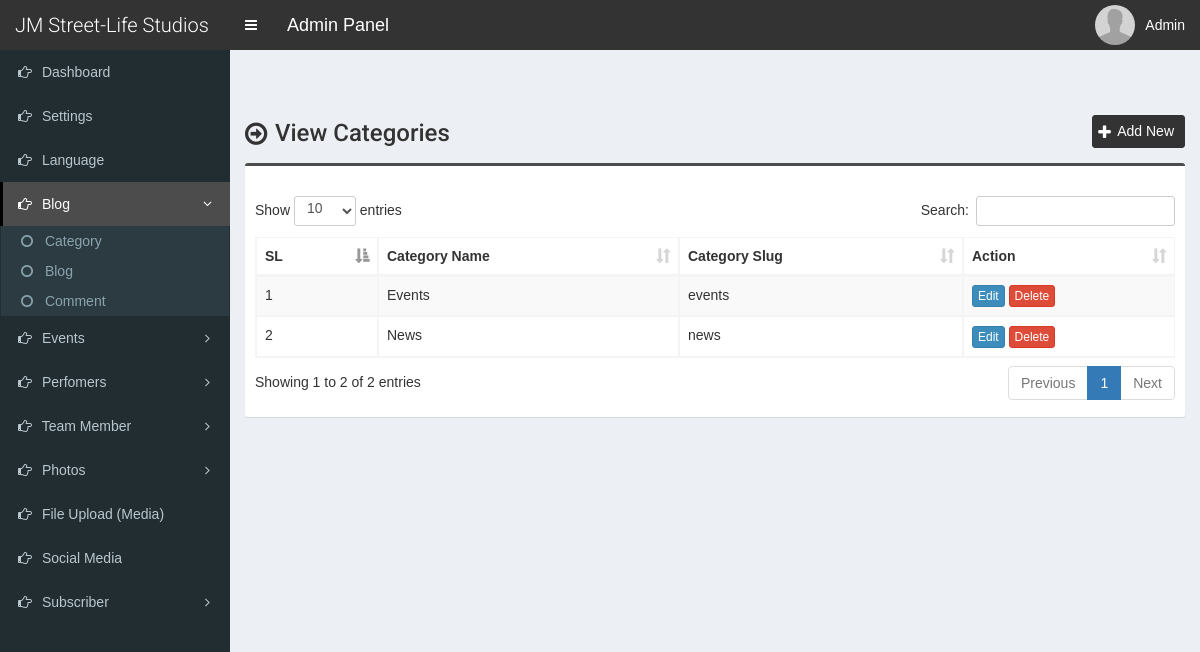
/admin/category.php (signed in), run on the app's committed database.
### tables this page shows
CREATE TABLE `tbl_settings` (
  `id` int(11) NOT NULL,
  `logo` varchar(255) NOT NULL,
  `favicon` varchar(255) NOT NULL,
  `footer_about` mediumtext NOT NULL,
  `footer_copyright` mediumtext NOT NULL,
  `contact_address` mediumtext NOT NULL,
  `contact_email` varchar(255) NOT NULL,
  `contact_phone` varchar(255) NOT NULL,
  `contact_fax` varchar(255) NOT NULL,
  `contact_map_iframe` mediumtext NOT NULL,
  `total_recent_news_footer` int(10) NOT NULL,
  `total_popular_news_footer` int(10) NOT NULL,
  `total_recent_news_sidebar` int(11) NOT NULL,
  `total_popular_news_sidebar` int(11) NOT NULL,
  `total_recent_news_home_page` int(11) NOT NULL,
  `meta_title_home` mediumtext NOT NULL,
  `meta_keyword_home` mediumtext NOT NULL,
  `meta_description_home` mediumtext NOT NULL,
  `home_title_service` varchar(255) NOT NULL,
  `home_subtitle_service` varchar(255) NOT NULL,
  `home_status_service` varchar(10) NOT NULL,
  `home_title_team_member` varchar(255) NOT NULL,
  `home_subtitle_team_member` varchar(255) NOT NULL,
  `home_status_team_member` varchar(10) NOT NULL,
  `home_title_testimonial` varchar(255) NOT NULL,
  `home_subtitle_testimonial` varchar(255) NOT NULL,
  `home_status_testimonial` varchar(10) NOT NULL,
  `home_photo_testimonial` varchar(255) NOT NULL,
  `home_title_news` varchar(255) NOT NULL,
  `home_subtitle_news` varchar(255) NOT NULL,
  `home_status_news` varchar(10) NOT NULL,
  `home_title_partner` varchar(255) NOT NULL,
  `home_subtitle_partner` varchar(255) NOT NULL,
  `home_status_partner` varchar(10) NOT NULL,
  `mod_rewrite` varchar(10) NOT NULL,
  `newsletter_title` varchar(255) NOT NULL,
  `newsletter_text` mediumtext NOT NULL,
  `newsletter_photo` varchar(255) NOT NULL,
  `newsletter_status` varchar(10) NOT NULL,
  `banner_search` varchar(255) NOT NULL,
  `banner_category` varchar(255) NOT NULL,
  `counter_1_title` varchar(255) NOT NULL,
  `counter_1_value` varchar(10) NOT NULL,
  `counter_2_title` varchar(255) NOT NULL,
  `counter_2_value` varchar(10) NOT NULL,
  `counter_3_title` varchar(255) NOT NULL,
  `counter_3_value` varchar(10) NOT NULL,
  `counter_4_title` varchar(255) NOT NULL,
  `counter_4_value` varchar(10) NOT NULL,
  `counter_photo` varchar(255) NOT NULL,
  `counter_status` varchar(10) NOT NULL,
  `color` varchar(10) NOT NULL,
  `preloader` varchar(3) NOT NULL,
  `active_editor` varchar(40) NOT NULL,
  `website_name` varchar(255) NOT NULL,
  `home_about_title` varchar(200) NOT NULL,
  `home_about_img` varchar(200) NOT NULL,
  `home_about_content` varchar(2000) NOT NULL
);

CREATE TABLE `tbl_category` (
  `category_id` int(11) NOT NULL,
  `category_name` varchar(255) NOT NULL,
  `category_slug` varchar(255) NOT NULL,
  `meta_title` varchar(255) NOT NULL,
  `meta_keyword` mediumtext NOT NULL,
  `meta_description` mediumtext NOT NULL
);

### admin/category.php (the view, shortened to what this page needs)
<?php require_once('./inc/header.php'); ?>
<section class="content-header">
	<div class="content-header-left">
		<h1>View Categories</h1>
	</div>
	<div class="content-header-right">
		<a href="category-add.php" class="btn btn-primary btn-sm">Add New</a>
	</div>
</section>
<section class="content">
  <div class="row">
    <div class="col-md-12">
      <div class="box box-info">
        <div class="box-body table-responsive">
          <table id="example1" class="table table-bordered table-striped">
			<thead>
			    <tr>
			        <th>SL</th>
			        <th>Category Name</th>
			        <th>Category Slug</th>
			        <th>Action</th>
			    </tr>
			</thead>
            <tbody>
            	<?php
            	$i=0;
            	$statement = $pdo->prepare("SELECT * FROM tbl_category ORDER BY category_id ASC");
            	$statement->execute();
            	$result = $statement->fetchAll(PDO::FETCH_ASSOC);
            	foreach ($result as $row) {
            		$i++;
            		?>
					<tr>
	                    <td><?php echo $i; ?></td>
	                    <td><?php echo $row['category_name']; ?></td>
	                    <td><?php echo $row['category_slug']; ?></td>
	                    <td>
	                        <a href="category-edit.php?id=<?php echo $row['category_id']; ?>" class="btn btn-primary btn-xs">Edit</a>
	                        <a href="#" class="btn btn-danger btn-xs" data-href="category-delete.php?id=<?php echo $row['category_id']; ?>" data-toggle="modal" data-target="#confirm-delete">Delete</a>
	                    </td>
	                </tr>
            		<?php
            	}
            	?>
            </tbody>
          </table>
        </div>
      </div>
</section>
<?php require_once('./inc/footer.php'); ?>

### admin/inc/header.php (shortened to what this page needs)
<?php
include('./database/config.php');
$q = $pdo->prepare("SELECT * FROM tbl_settings WHERE id=?");
$q->execute([1]);
$res = $q->fetchAll();
foreach ($res as $row) {
	$active_editor = $row['active_editor'];
	$website_name = $row['website_name'];
}
?>
<!DOCTYPE html>
<html>
<head>
	<link rel="stylesheet" href="css/bootstrap.min.css">
	<link rel="stylesheet" href="css/font-awesome.min.css">
	<link rel="stylesheet" href="css/ionicons.min.css">
	<link rel="stylesheet" href="css/datepicker3.css">
	<link rel="stylesheet" href="css/all.css">
	<link rel="stylesheet" href="css/select2.min.css">
	<link rel="stylesheet" href="css/dataTables.bootstrap.css">
	<link rel="stylesheet" href="css/jquery.fancybox.css">
	<link rel="stylesheet" href="css/AdminLTE.min.css">
	<link rel="stylesheet" href="css/_all-skins.min.css">
	<link rel="stylesheet" href="css/on-off-switch.css">
	<link rel="stylesheet" href="css/sb-admin.css">
	<?php if($active_editor == 'Summernote'): ?>
	<link rel="stylesheet" href="css/summernote.css">
	<?php endif; ?>
	<link rel="stylesheet" href="css/style.css">
</head>
<body class="hold-transition fixed skin-blue sidebar-mini">
	<div class="wrapper">
		<header class="main-header">
			<a href="index.php" class="logo">
				<span class="logo-lg"><?php echo $website_name; ?></span>
			</a>
			<nav class="navbar navbar-static-top">
				<a href="#" class="sidebar-toggle" data-toggle="offcanvas" role="button">
				</a>
				<span style="float:left;line-height:50px;color:#fff;padding-left:15px;font-size:18px;">Admin Panel</span>
				<div class="navbar-custom-menu">
					<ul class="nav navbar-nav">
						<li class="dropdown user user-menu">
							<a href="#" class="dropdown-toggle" data-toggle="dropdown">
								<img src="../assets/uploads/<?php echo $_SESSION['user']['photo']; ?>" class="user-image" alt="User Image">
								<span class="hidden-xs"><?php echo 'Admin'; ?></span>
							</a>
						</li>
					</ul>
				</div>
			</nav>
		</header>
  		<?php $cur_page = substr($_SERVER["SCRIPT_NAME"],strrpos($_SERVER["SCRIPT_NAME"],"/")+1); ?>
  		<aside class="main-sidebar">
    		<section class="sidebar">
      			<ul class="sidebar-menu">
			        <li class="treeview <?php if($cur_page == 'index.php') {echo 'active';} ?>">
			          <a href="index.php">
			            <i class="fa fa-hand-o-right"></i> <span>Dashboard</span>
			          </a>
			        </li>
			        <li class="treeview <?php if( ($cur_page == 'settings.php') ) {echo 'active';} ?>">
			          <a href="settings.php">
			            <i class="fa fa-hand-o-right"></i> <span>Settings</span>
			          </a>
			        </li>
			        <li class="treeview <?php if( ($cur_page == 'language.php') ) {echo 'active';} ?>">
			          <a href="language.php">
			            <i class="fa fa-hand-o-right"></i> <span>Language</span>
			          </a>
			        </li>
					<li class="treeview <?php if( ($cur_page == 'category-add.php')||($cur_page == 'category.php')||($cur_page == 'category-edit.php') || ($cur_page == 'blog-add.php')||($cur_page == 'blog.php')||($cur_page == 'blog-edit.php') || ($cur_page == 'comment.php') ) {echo 'active';} ?>">
						<a href="#">
							<i class="fa fa-hand-o-right"></i>
							<span>Blog</span>
							<span class="pull-right-container">
								<i class="fa fa-angle-left pull-right"></i>
							</span>
						</a>
						<ul class="treeview-menu">
							<li><a href="category.php"><i class="fa fa-circle-o"></i> Category</a></li>
							<li><a href="blogs.php"><i class="fa fa-circle-o"></i> Blog</a></li>
							<li><a href="comment.php"><i class="fa fa-circle-o"></i> Comment</a></li>
						</ul>
					</li>
					<li class="treeview <?php if( ($cur_page == 'event-category-add.php')||($cur_page == 'event-category.php')||($cur_page == 'event-category-edit.php') || ($cur_page == 'event-add.php')||($cur_page == 'events.php')||($cur_page == 'event-edit.php') ) {echo 'active';} ?>">
						<a href="#">
							<i class="fa fa-hand-o-right"></i>
							<span>Events</span>
							<span class="pull-right-container">
								<i class="fa fa-angle-left pull-right"></i>
							</span>
						</a>
					</li>
					<li class="treeview <?php if( ($cur_page == 'performer-category-add.php')||($cur_page == 'performer-category.php')||($cur_page == 'performer-category-edit.php') || ($cur_page == 'performer-add.php')||($cur_page == 'performer.php')||($cur_page == 'performer-edit.php') ) {echo 'active';} ?>">
						<a href="#">
							<i class="fa fa-hand-o-right"></i>
							<span>Perfomers</span>
							<span class="pull-right-container">
								<i class="fa fa-angle-left pull-right"></i>
							</span>
						</a>
					</li>
					<li class="treeview <?php if( ($cur_page == 'designation-add.php')||($cur_page == 'designation.php')||($cur_page == 'designation-edit.php') || ($cur_page == 'team-member-add.php')||($cur_page == 'team-member.php')||($cur_page == 'team-member-edit.php') ) {echo 'active';} ?>">
						<a href="#">
							<i class="fa fa-hand-o-right"></i>
							<span>Team Member</span>
							<span class="pull-right-container">
								<i class="fa fa-angle-left pull-right"></i>
							</span>
						</a>
					</li>
			        <li class="treeview <?php if( ($cur_page == 'photo-category-add.php')||($cur_page == 'photo-category.php')||($cur_page == 'photo-category-edit.php') || ($cur_page == 'photo-add.php')||($cur_page == 'photo.php')||($cur_page == 'photo-edit.php') || ($cur_page == 'video-category-add.php')||($cur_page == 'video-category.php')||($cur_page == 'video-category-edit.php') || ($cur_page == 'video-add.php')||($cur_page == 'video.php')||($cur_page == 'video-edit.php') ) {echo 'active';} ?>">
						<a href="#">
							<i class="fa fa-hand-o-right"></i>
							<span>Photos</span>
							<span class="pull-right-container">
								<i class="fa fa-angle-left pull-right"></i>
							</span>
						</a>
					</li>
					<li class="treeview <?php if( ($cur_page == 'file-add.php')||($cur_page == 'file.php')||($cur_page == 'file-edit.php') ) {echo 'active';} ?>">
			          <a href="file.php">
			            <i class="fa fa-hand-o-right"></i> <span>File Upload (Media)</span>
			          </a>
			        </li>
			        <li class="treeview <?php if( ($cur_page == 'social-media.php') ) {echo 'active';} ?>">
			          <a href="social-media.php">
			            <i class="fa fa-hand-o-right"></i> <span>Social Media</span>
			          </a>
			        </li>
			        <li class="treeview <?php if( ($cur_page == 'subscriber.php')||($cur_page == 'subscriber-email.php') ) {echo 'active';} ?>">
						<a href="#">
							<i class="fa fa-hand-o-right"></i>
							<span>Subscriber</span>
							<span class="pull-right-container">
								<i class="fa fa-angle-left pull-right"></i>
							</span>
						</a>
					</li>
      			</ul>
    		</section>
  		</aside>
  		<div class="content-wrapper">

### admin/css/sb-admin.css (style rules this page uses)
body { margin-top: 50px; }

### admin/css/style.css (style rules this page uses)
body { font-size: 14px; height: 100%; background-color: #F7F7F7; font-family: var(--source-sans); }
.navbar-nav>.user-menu .user-image { width: 40px; height: 40px; margin-top: -10px; }
.content-header>h1, .content-header .content-header-left h1 { font-family: 'Roboto', sans-serif; }
.main-header .logo { text-align: left; }
.main-header .logo .logo-lg { font-family: 'Roboto', sans-serif; }
.box-info { padding-top: 20px; }
.sidebar-menu li.active>a>.pull-right-container>.fa-angle-left { -webkit-transform: rotate(90deg); -ms-transform: rotate(90deg); -o-transform: rotate(90deg); transform: rotate(90deg); }
.sidebar-menu li>a>.pull-right-container>.fa-angle-left:before { content: "\f105"; }
.content-header { overflow: hidden; }
.content-header .content-header-left { float: left; padding-top: 5px; }
.content-header .content-header-right { float: right; }
.content-header .content-header-left h1 { margin-top: 0; margin-bottom: 0; padding-left: 30px; font-size: 24px; position: relative; }
.content-header .content-header-left h1:before { position: absolute; top: 0; left: 0; font-family: 'FontAwesome', sans-serif; font-size: 26px; content: '\f18e'; }
.content-header .content-header-right a { position: relative; padding-left: 24px; font-size: 14px; }
.content-header .content-header-right a:before { position: absolute; top: 4px; left: 5px; font-family: 'FontAwesome', sans-serif; font-size: 16px; content: '\f067'; }
.skin-blue .sidebar-menu>li:hover>a, .skin-blue .sidebar-menu>li.active>a { color: #fff; background: #3c8dbc; border-left-color: #3c8dbc; }
.skin-blue .main-header .logo, .skin-blue .main-header .logo:hover, .skin-blue .main-header .navbar, .skin-blue .main-header .navbar .sidebar-toggle:hover { background-color: #333333; }
.skin-blue .sidebar-menu>li:hover>a, .skin-blue .sidebar-menu>li.active>a { background-color: #4c4c4c; border-left-color: #000000; }
.box.box-info { border-top-color: #4c4c4c; }
.content-header .content-header-right a { background-color: #333333; border-color: #333333; }
.sidebar-menu .treeview-menu>li>a { font-size: 14px; }

### data on the page
tbl_settings: website_name "JM Street-Life Studios"
tbl_category: category_name "Events", category_slug "events"
tbl_category: category_name "News", category_slug "news"
